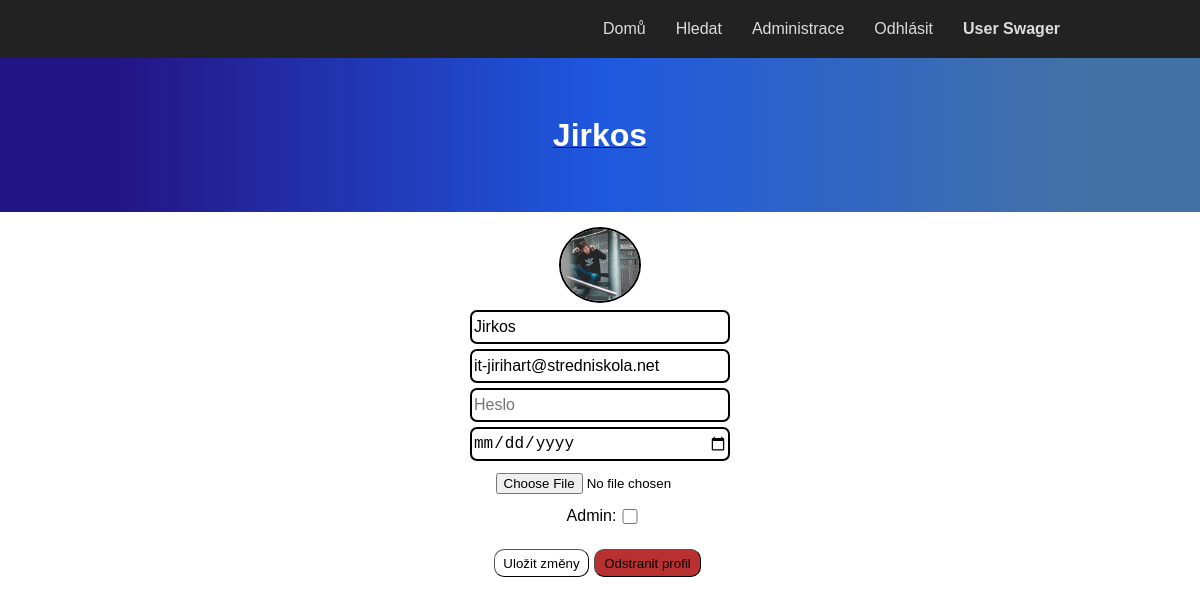
The page /useradmin.php?id=1 (signed in) on the database its author committed.
### tables this page shows
CREATE TABLE `users` (
  `id` int NOT NULL AUTO_INCREMENT,
  `username` varchar(20) NOT NULL,
  `email` varchar(40) NOT NULL,
  `password` varchar(255) NOT NULL,
  `registration_date` timestamp NULL DEFAULT CURRENT_TIMESTAMP,
  `profile_picture` varchar(255) DEFAULT './assets/default_user.png',
  `adminstatus` bit(1) DEFAULT NULL,
  `birthdate` date DEFAULT NULL,
  PRIMARY KEY (`id`),
  UNIQUE KEY `email` (`email`),
  KEY `id` (`id`)
);

### useradmin.php (the view, shortened to what this page needs)
<?php
require ("functions.php");
require ("authorizeAdmin.php");
require ("header.php");
?>
<link rel="stylesheet" href="styles/style.css">
</head>
<body id="ii1rgb">
    <form action="editadmin.php?type=user&id=<?php echo $_GET["id"]; ?>" method="post" enctype="multipart/form-data" id="editprofileform">
        <?php
        $query = "SELECT * FROM users WHERE id = ?";
        try {
            $q = $db->prepare($query);
            $q->execute(array($_GET["id"]));
            if ($q->rowCount() > 0) {
                $row = $q->fetch(PDO::FETCH_ASSOC);
                $username = $row["username"];
                $email = $row["email"];
                $birthdate = $row["birthdate"];
                $profile_picture = $row["profile_picture"];
                $adminstatus = $row["adminstatus"];
            } else
                go("admin.php");
        } catch (PDOException $e) {
            echo $e->getMessage();
        }
        ?>
        <div class="gjs-grid-row" id="ip4had">
            <div class="gjs-grid-column" id="iqprrs">
                <a href="profil.php?id=<?php echo $_GET["id"] ?>"><h1 class="gjs-heading" id="itw2nt"><?php echo $username ?></h1></a>
            </div>
        </div>
        <section class="gjs-section" id="izc4xh">
            <div class="gjs-container" id="ifzm7l">
                <div class="gjs-grid-row" id="i09jk1">
                    <div class="gjs-grid-column" id="ic5g72">
                        <img id="iad3hc" src="<?php echo $profile_picture ?>" /><input type="text" id="itsla9"
                            name="username" placeholder="Uživatelské jméno" value="<?php echo $username ?>"/><input type="email" name="mail"
                            placeholder="Email" id="iluzou" value="<?php echo $email ?>"/><input type="password" name="password" placeholder="Heslo"
                            id="if1ls8" /><input type="date" name="birthdate" placeholder="Datum narození"
                            id="i9rwlk" value="<?php echo $birthdate ?>"/><input type="file" name="file" id="ihqar6" />
                        <div class="gjs-grid-row" id="iwo86c">
                            <div class="gjs-grid-column" id="i8hcob">
                                <div id="ibfq4p">Admin:</div><input type="checkbox"
                                <?php
                                    if($adminstatus == 1){
                                        echo "checked";
                                    }
                                ?>
                                id="ipz0ov" name="admin" value="1"/>
                            </div>
                        </div>
                        <div class="gjs-grid-row" id="igqvds">
                            <div class="gjs-grid-column" id="i5tfxh"><input type="submit" id="i01rxf"
                                    value="Uložit změny"></div>
                            <div class="gjs-grid-column" id="i4fo9z"><input type="button" onclick="confirmDelete()" id="iqhfcf"
                                    value="Odstranit profil"></div>
                        </div>
                    </div>
                </div>
            </div>
        </section>
    </form>
</body>

### styles/style.css (style rules this page uses)
* { box-sizing: border-box; }
body { margin: 0; }
.gjs-grid-column { flex: 1 1 0%; padding: 5px 0; }
.gjs-grid-row { display: flex; justify-content: flex-start; align-items: stretch; flex-direction: row; min-height: auto; padding: 10px 0; }
.gjs-container { width: 90%; margin: 0 auto; max-width: 1200px; }
.gjs-section { display: flex; padding: 50px 0; }
.gjs-heading { margin: 0; }
#ii1rgb { font-family: Arial, Helvetica, sans-serif; }

### rows shown on the page
users: username "Jirkos", profile_picture (picture), mail "it-jirihart@stredniskola.net"

### other values the page prints
$text "Domů"
$text "Hledat"
$text "Administrace"
$text "Odhlásit"
$_SESSION["loguser"]["username"] "User Swager"
